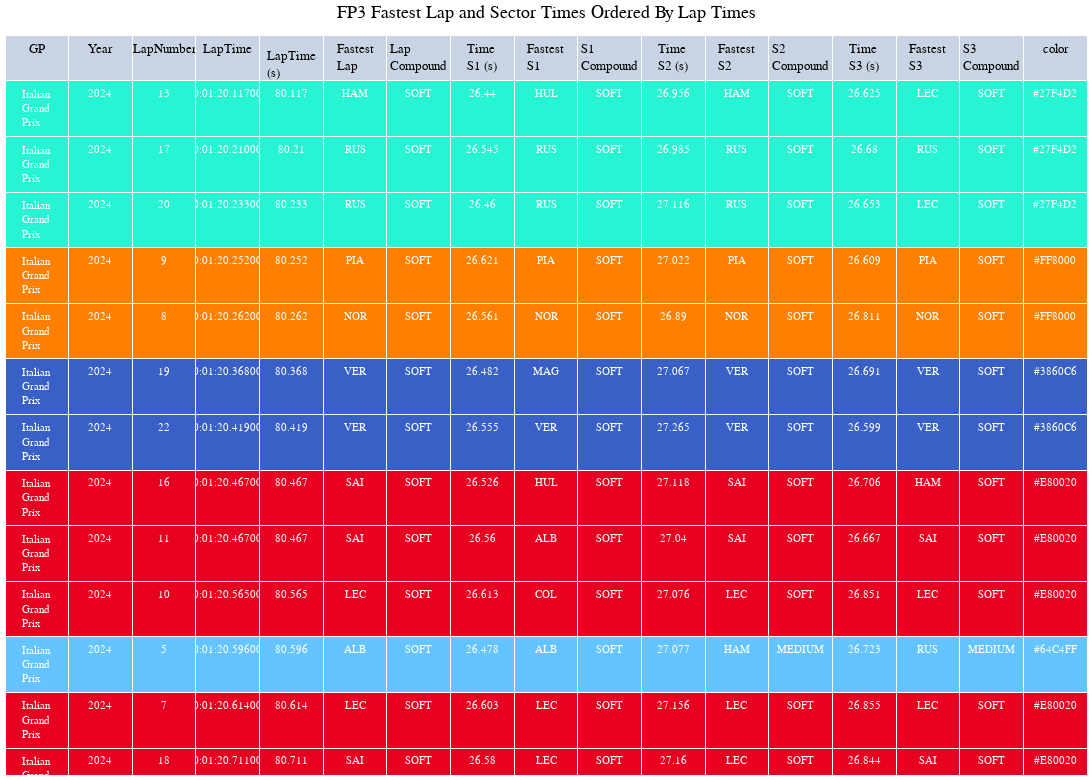

This figure's notebook cell:
### Code cell
import plotly.graph_objects as go
# colors = n_colors('rgb(255, 200, 200)', 'rgb(200, 0, 0)', 9, colortype='rgb')

fig_fp3 = go.Figure(go.Table
 (header={"values": LapTime_fp3_ordered.columns},
  cells=dict(
    values=LapTime_fp3_ordered.T.values,
    fill_color=[LapTime_fp3_ordered.color],
    align='center', font=dict(color='white', size=11)
    ))
 )

# fig_fp3.update_layout(
#     updatemenus=[
#         {
#             "buttons": [
#                 {
#                     "label": c,
#                     "method": "update",
#                     "args": [
#                         {
#                             "cells": {
#                                 "values": LapTime_fp3_ordered.T.values
#                                 if c == "All"
#                                 else LapTime_fp3_ordered.loc[LapTime_fp3_ordered["LapNumber"].eq(c)].T.values
#                             }
#                         }
#                     ],
#                 }
#                 for c in ["All"] + LapTime_fp3_ordered["LapNumber"].unique().tolist()
#             ]
#         }
#     ]
# )
fig_fp3.update_layout(
    title="FP3 Fastest Lap and Sector Times Ordered By Lap Times",
        title_x=0.5,
    yaxis = dict(tickfont = dict(size=15)),
    xaxis = dict(tickfont = dict(size=15)),
    font=dict(
        family="PT Sans Narrow",
        size=13,
        color="Black"
    ),
    height=780,
    width=1200,
    title_font_family="PT Sans Narrow",
    margin=dict(l=5, r=5, t=35, b=5),
)

fig_fp3.show()

### Figure 1 — Plotly figure (JSON) as saved in the notebook; plotly's stock layout.template omitted (floating-point values rounded to 4 significant figures; data arrays with more than 128 entries replaced by an {"elided": "..."} marker saying what was removed)
{"data": [{"cells": {"align": "center", "fill": {"color": [["#27F4D2", "#27F4D2", "#27F4D2", "#FF8000", "#FF8000", "#3860C6", "#3860C6", "#E80020", "#E80020", "#E80020", "#64C4FF", "#E80020", "#E80020", "#FF8000", "#229971", "#0093cc", "#E80020", "#6692FF", "#6692FF", "#6692FF", "#3860C6", "#27F4D2"]]}, "font": {"color": "white", "size": 11}, "values": {"elided": "17x22 mixed values"}}, "header": {"values": ["GP", "Year", "LapNumber", "LapTime", "LapTime (s)", "Fastest Lap", "Lap Compound", "Time S1 (s)", "Fastest S1", "S1 Compound", "Time S2 (s)", "Fastest S2", "S2 Compound", "Time S3 (s)", "Fastest S3", "S3 Compound", "color"]}, "type": "table"}], "layout": {"font": {"color": "Black", "family": "PT Sans Narrow", "size": 13}, "height": 780, "margin": {"b": 5, "l": 5, "r": 5, "t": 35}, "title": {"font": {"family": "PT Sans Narrow"}, "text": "FP3 Fastest Lap and Sector Times Ordered By Lap Times", "x": 0.5}, "width": 1200, "xaxis": {"tickfont": {"size": 15}}, "yaxis": {"tickfont": {"size": 15}}}}
